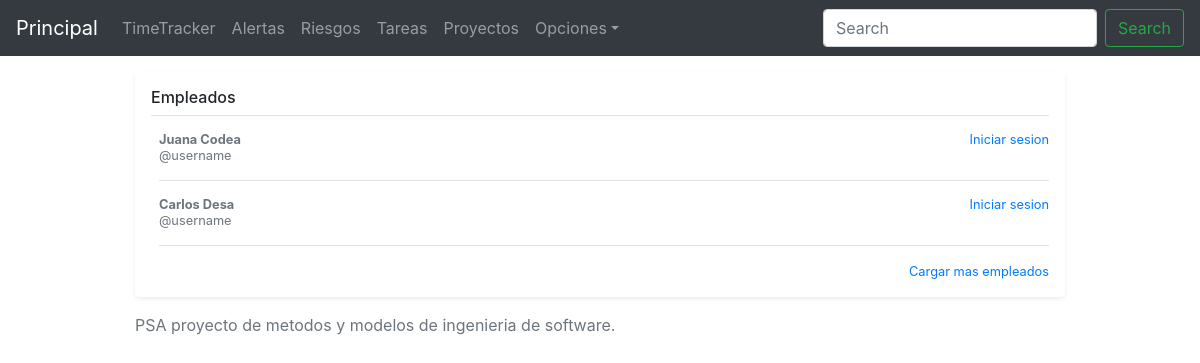
Page /timeTracker/ on the committed database.
### timeTracker/models.py (models this page shows, shortened)
class Desarrollador(models.Model):
	nombre = models.CharField(max_length=200)
	apellido= models.CharField(max_length=200)
	edad = models.IntegerField(validators=[MinValueValidator(0)])

### timeTracker/views.py (the view)
def index(request):
    desarrolladores = Desarrollador.objects.all()
    context = {'desarrolladores' : desarrolladores}
    return render(request, 'timeTracker/index.html', context)

### timeTracker/templates/timeTracker/index.html (shortened to what this page needs)
{% extends "base.html" %}
{% block content %}
	<div class="my-3 p-3 bg-white rounded shadow-sm">
        <h6 class="border-bottom border-gray pb-2 mb-0">Empleados</h6>
	{% if desarrolladores %}
    	{% for desarrollador in desarrolladores %}
    		<div class="media text-muted pt-3">
          	<div class="media-body pb-3 mb-0 small lh-125 border-bottom border-gray">
            	<div class="d-flex justify-content-between align-items-center w-100">
              		<strong class="text-gray-dark">
              			<span>{{ desarrollador.nombre }}</span>
              			<span>{{ desarrollador.apellido }}</span>
              		</strong>
              		<a href="{% url 'timeTracker:detail' desarrollador.id %}">Iniciar sesion</a>
            	</div>
            	<span class="d-block">@username</span>
          	</div>
        	</div>
    	{% endfor %}
	{% else %}
    	<p>No hay Empleados.</p>
	{% endif %}
        <small class="d-block text-right mt-3">
          	<a href="#">Cargar mas empleados</a>
        </small>
     </div>
{% endblock %}

### timeTracker/static/styles/index.css (style rules this page uses)
html, body { overflow-x: hidden; }
body { padding-top: 56px; }
.lh-125 { line-height: 1.25; }

### timeTracker/static/styles/detail.css (style rules this page uses)
body { padding-top: 2rem; padding-bottom: 2rem; }

### rows in the picture
Desarrollador: nombre "Juana", apellido "Codea"
Desarrollador: nombre "Carlos", apellido "Desa"
